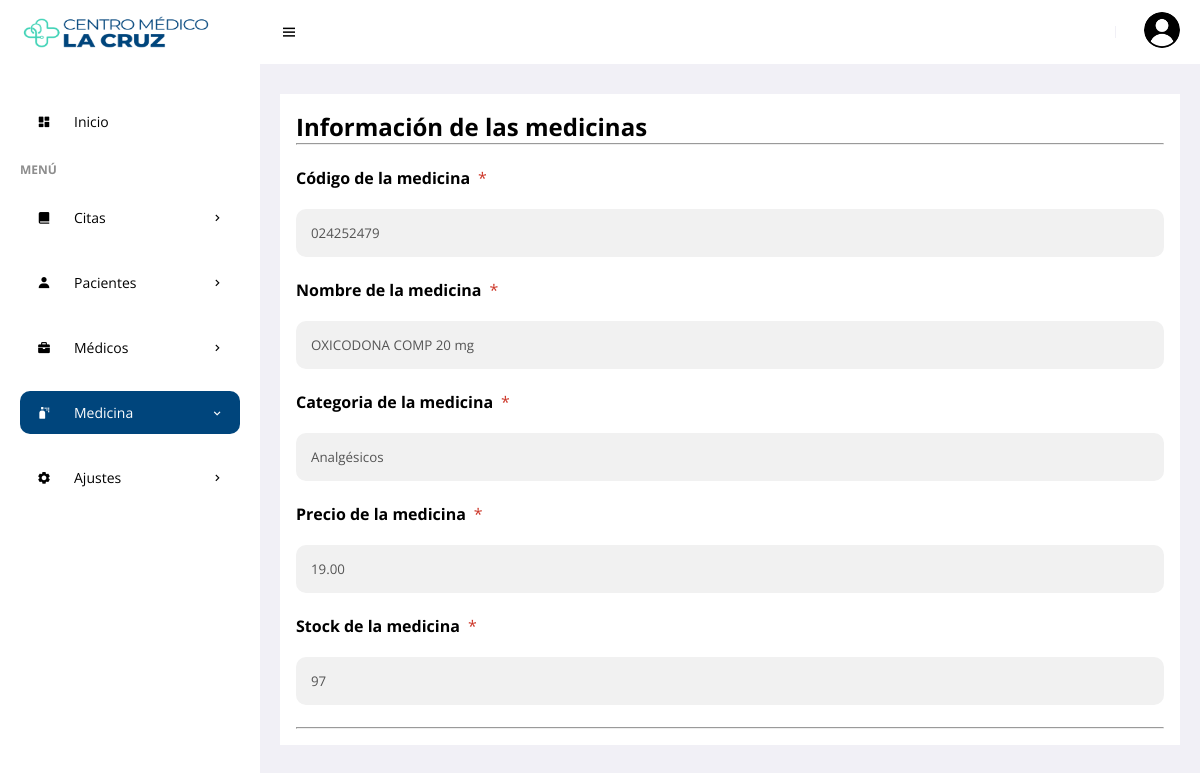
Screenshot of /frontend/medicinas/info.php?id=16 (signed in) with the database file from the repository.
### tables this page shows
CREATE TABLE `product` (
  `idprcd` int NOT NULL AUTO_INCREMENT,
  `codpro` char(14) NOT NULL,
  `nompro` text NOT NULL,
  `idcat` int NOT NULL,
  `preprd` decimal(10,2) NOT NULL,
  `stock` char(3) NOT NULL,
  `state` char(1) NOT NULL,
  `fere` timestamp NOT NULL DEFAULT CURRENT_TIMESTAMP ON UPDATE CURRENT_TIMESTAMP,
  PRIMARY KEY (`idprcd`),
  KEY `idcat` (`idcat`),
  CONSTRAINT `product_ibfk_1` FOREIGN KEY (`idcat`) REFERENCES `category` (`idcat`)
);

CREATE TABLE `category` (
  `idcat` int NOT NULL AUTO_INCREMENT,
  `nomcat` varchar(150) NOT NULL,
  `state` char(1) NOT NULL,
  `fere` timestamp NOT NULL DEFAULT CURRENT_TIMESTAMP ON UPDATE CURRENT_TIMESTAMP,
  PRIMARY KEY (`idcat`)
);

### frontend/medicinas/info.php (the view, shortened to what this page needs)
<!DOCTYPE html>
<html lang="es">
<head>
    <link href='https://unpkg.com/boxicons@2.0.9/css/boxicons.min.css' rel='stylesheet'>
    <link rel="stylesheet" href="../../backend/css/admin.css">
</head>
<body>
    <section id="sidebar">
        <a href="../admin/escritorio.php" class="brand"><img src="../img/cm1.png" alt="" style="width:220px; height:180px;"></a>
        <ul class="side-menu">
            <li><a href="../admin/escritorio.php" ><i class='bx bxs-dashboard icon' ></i>Inicio</a></li>
            <li class="divider" data-text="Menú">Menú</li>
            <li>
                <a href="#"><i class='bx bxs-book-alt icon' ></i> Citas <i class='bx bx-chevron-right icon-right' ></i></a>
            </li>
            <li>
                <a href="#"><i class='bx bxs-user icon' ></i> Pacientes <i class='bx bx-chevron-right icon-right' ></i></a>
            </li>
            <li>
                <a href="#"><i class='bx bxs-briefcase icon'></i> Médicos <i class='bx bx-chevron-right icon-right'></i></a>
            </li>
            <li>
                <a href="#" class="active"><i class='bx bxs-spray-can icon' ></i> Medicina<i class='bx bx-chevron-right icon-right' ></i></a>
            </li>
            <li>
                <a href="#"><i class='bx bxs-cog icon' ></i> Ajustes<i class='bx bx-chevron-right icon-right' ></i></a>
            </li>
        </ul>
    </section>
    <section id="content">
        <nav>
            <i class='bx bx-menu toggle-sidebar'></i>
            <div class="profile">
            <img src="../img/cm4.png" alt="">
            </div>
        </nav>
        <main>
              <?php
require '../../backend/bd/Conexion.php';
 $id = $_GET['id'];
 $sentencia = $connect->prepare("SELECT product.idprcd, product.codpro, product.nompro, category.idcat, category.nomcat, product.preprd, product.stock, product.state FROM product INNER JOIN category ON product.idcat = category.idcat WHERE idprcd= '$id';");
 $sentencia->execute();
$data =  array();
if($sentencia){
  while($r = $sentencia->fetchObject()){
    $data[] = $r;
  }
}
   ?>
   <?php if(count($data)>0):?>
        <?php foreach($data as $d):?>
<form action="" enctype="multipart/form-data" method="POST"  autocomplete="off" onsubmit="return validacion()">
  <div class="containerss">
    <h1>Información de las medicinas</h1>
    <hr>
    <br>
    <label for="email"><b>Código de la medicina</b></label><span class="badge-warning">*</span>
    <input type="text" value="<?php echo $d->codpro; ?>" placeholder="ejm:  877578VNRB4" maxlength="14" name="medicode" disabled required>
    <label for="email"><b>Nombre de la medicina</b></label><span class="badge-warning">*</span>
    <input type="text" value="<?php echo $d->nompro; ?>" placeholder="ejm:  PRADAXA 75 MG X 30 CÁPSULAS" name="mediname" disabled required>
    <label for="psw"><b>Categoria de la medicina</b></label><span class="badge-warning">*</span>
    <input type="text" value="<?php echo $d->nomcat; ?>" disabled required name="medicate">
    <label for="email"><b>Precio de la medicina</b></label><span class="badge-warning">*</span>
    <input type="text" value="<?php echo $d->preprd; ?>" placeholder="ejm: 25.90" name="mediprec" onKeypress="if (event.keyCode < 45 || event.keyCode > 57) event.returnValue = false;" disabled required>
    <label for="email"><b>Stock de la medicina</b></label><span class="badge-warning">*</span>
    <input type="text" value="<?php echo $d->stock; ?>" placeholder="ejm: 90" name="medistoc" maxlength="3" onKeypress="if (event.keyCode < 45 || event.keyCode > 57) event.returnValue = false;" disabled required>
    <hr>
  </div>
</form>
<?php endforeach; ?>
    <?php else:?>
      <p class="alert alert-warning">No hay datos</p>
    <?php endif; ?>
        </main>
    </section>
</body>
</html>

### backend/css/admin.css (style rules this page uses)
* { font-family: 'Open Sans', sans-serif; margin: 0; padding: 0; box-sizing: border-box; }
:root { --grey: #F1F0F6; --dark-grey: #8D8D8D; --light: #fff; --dark: #000; --green: #42D3B7; --light-green: #E3FFCB; --blue: #00457c; --light-blue: #D0E4FF; --dark-blue: #0C5FCD; --red: #FC3B56; }
html { overflow-x: hidden; }
body { background: var(--grey); overflow-x: hidden; }
a { text-decoration: none; color: var(--dark); }
li { list-style: none; }
#sidebar { position: fixed; max-width: 260px; width: 100%; background: var(--light); top: 0; left: 0; height: 100%; overflow-y: auto; scrollbar-width: none; transition: all .3s ease; z-index: 200; }
#sidebar .brand { font-size: 24px; display: flex; align-items: center; height: 64px; font-weight: 700; color: var(--blue); position: sticky; top: 0; left: 0; z-index: 100; background: var(--light); transition: all .3s ease; padding: 0 6px; }
#sidebar .icon { min-width: 48px; display: flex; justify-content: center; align-items: center; margin-right: 6px; }
#sidebar .icon-right { margin-left: auto; transition: all .3s ease; }
#sidebar .side-menu { margin: 36px 0; padding: 0 20px; transition: all .3s ease; }
#sidebar .side-menu a { display: flex; align-items: center; font-size: 14px; color: var(--dark); padding: 12px 16px 12px 0; transition: all .3s ease; border-radius: 10px; margin: 4px 0; white-space: nowrap; }
#sidebar .side-menu > li { margin: 18px 0; }
#sidebar .side-menu > li > a.active .icon-right { transform: rotateZ(90deg); }
#sidebar .side-menu > li > a.active, #sidebar .side-menu > li > a.active:hover { background: var(--blue); color: var(--light); }
#sidebar .divider { margin-top: 24px; font-size: 12px; text-transform: uppercase; font-weight: 700; color: var(--dark-grey); transition: all .3s ease; white-space: nowrap; }
#content { position: relative; width: calc(100% - 260px); left: 260px; transition: all .3s ease; }
nav { background: var(--light); height: 64px; padding: 0 20px; display: flex; align-items: center; grid-gap: 28px; position: sticky; top: 0; left: 0; z-index: 100; }
nav .toggle-sidebar { font-size: 18px; cursor: pointer; }
nav .profile { position: relative; }
nav .profile img { width: 36px; height: 36px; border-radius: 50%; object-fit: cover; cursor: pointer; }
main { width: 100%; padding: 24px 20px 20px 20px; }
main form { margin-top: 6px; }
.badge-warning { color: #cc3527; padding: 4px 8px; text-align: center; border-radius: 5px; }
.containerss { padding: 16px; background-color: white; }
input[type=text], input[type=password], input[type=date],input[type=datetime-local], input[type=file],textarea { width: 100%; padding: 15px; margin: 20px 0 22px 0; display: inline-block; border: none; background: #f1f1f1; }
input { border-radius: 10px; }

### rows the page displays
product: medicode "024252479", mediname "OXICODONA COMP 20 mg", medicate "Analgésicos", mediprec "19.00", medistoc "97"
